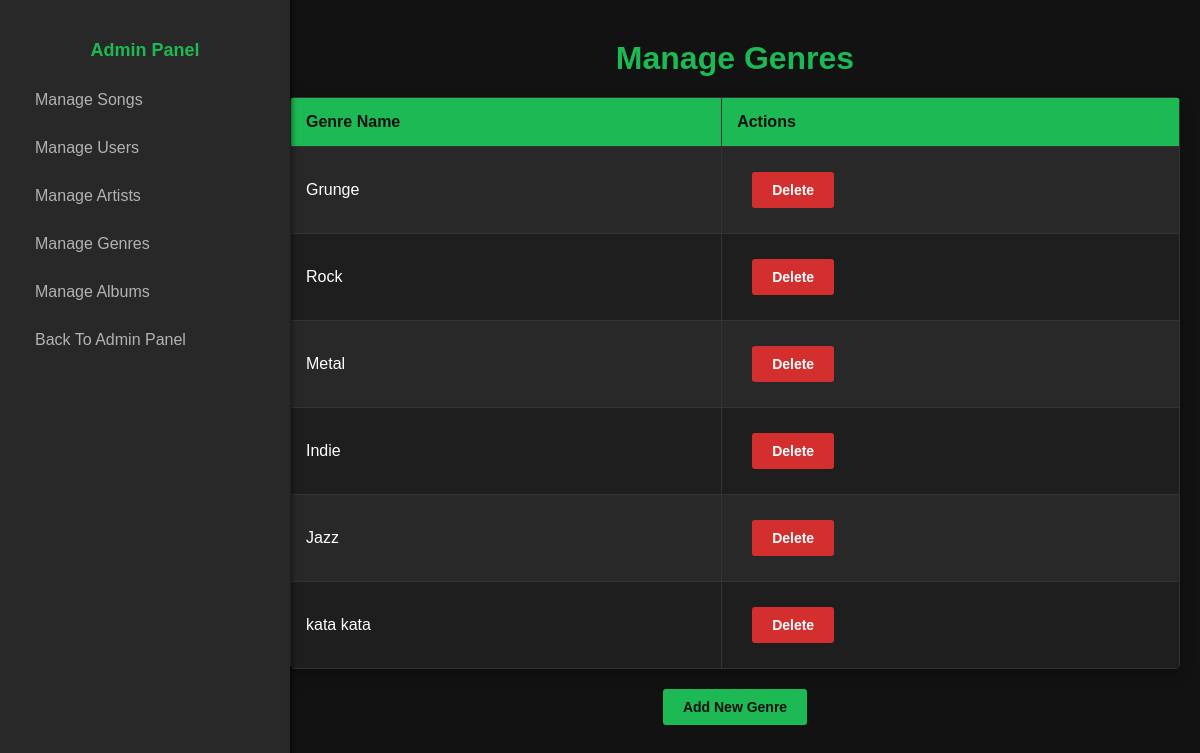
The page /manage_genres.php (signed in) on the database its author committed.
### tables this page shows
CREATE TABLE `genres` (
  `genre_id` int NOT NULL,
  `genre_name` varchar(255) NOT NULL
);

### manage_genres.php (the view, shortened to what this page needs)
<?php
require 'db_soundverse.php';
$sql = "SELECT * FROM genres";
$stmt = $conn->prepare($sql);
$stmt->execute();
$result = $stmt->get_result();
?>
<html lang="en">
<head>
    <link rel="stylesheet" href="manage.css">
</head>
<body>
   <div class="sidebar">
        <h4>Admin Panel</h4>
        <a href="manage_songs.php">Manage Songs</a>
        <a href="manage_users.php">Manage Users</a>
        <a href="manage_artists.php">Manage Artists</a>
        <a href="manage_genres.php">Manage Genres</a>
        <a href="manage_albums.php">Manage Albums</a>
        <a href="admin_panel.php">Back To Admin Panel</a>
    </div>
    <div class="content">
        <h1>Manage Genres</h1>
        <table class="table table-striped">
            <thead>
                <tr>
                    <th>Genre Name</th>
                    <th>Actions</th>
                </tr>
            </thead>
            <tbody>
                <?php while ($row = $result->fetch_assoc()): ?>
                <tr>
                    <td><?php echo $row['genre_name']; ?></td>
                    <td>
                        <a href="delete_genre.php?id=<?php echo $row['genre_id']; ?>" class="btn delete-btn" onclick="return confirm('Are you sure you want to delete this genre?')">Delete</a>
                    </td>
                </tr>
                <?php endwhile; ?>
            </tbody>
        </table>
        <a href="add_genre.php" class="btn add-btn">Add New Genre</a>
    </div>
</body>
</html>

### manage.css (style rules this page uses)
body { margin: 0; font-family: Arial, sans-serif; background-color: #121212; color: #ffffff; }
h1, h4 { color: #1db954; text-align: center; margin: 20px 0; }
a { text-decoration: none; color: inherit; }
.sidebar { background-color: #282828; padding: 20px; width: 250px; height: 100vh; position: fixed; top: 0; left: 0; box-shadow: 2px 0 5px rgba(0, 0, 0, 0.5); }
.sidebar h4 { margin-bottom: 20px; font-size: 18px; }
.sidebar a { display: block; padding: 10px 15px; margin: 10px 0; color: #b3b3b3; font-size: 16px; transition: background-color 0.3s ease, color 0.3s ease; }
.content { margin-left: 270px; padding: 20px; }
table { width: 100%; border-collapse: collapse; margin-top: 20px; background-color: #282828; box-shadow: 0 5px 15px rgba(0, 0, 0, 0.3); }
thead { background-color: #1db954; color: #121212; }
th, td { padding: 15px; text-align: left; border: 1px solid #333; }
tr:nth-child(even) { background-color: #1e1e1e; }
.btn { display: inline-block; padding: 10px 20px; margin: 10px 5px; border: none; border-radius: 3px; font-size: 14px; font-weight: bold; cursor: pointer; transition: all 0.3s ease; }
.delete-btn { background-color: #d32f2f; color: #ffffff; margin-left: 15px; }
.add-btn { background-color: #1db954; color: #121212; display: block; text-align: center; width: fit-content; margin: 20px auto; }
.song-table, .user-table, .table { border-radius: 5px; overflow: hidden; }

### rows shown on the page
genres: genre_name "Grunge"
genres: genre_name "Rock"
genres: genre_name "Metal"
genres: genre_name "Indie"
genres: genre_name "Jazz"
genres: genre_name "kata kata"
